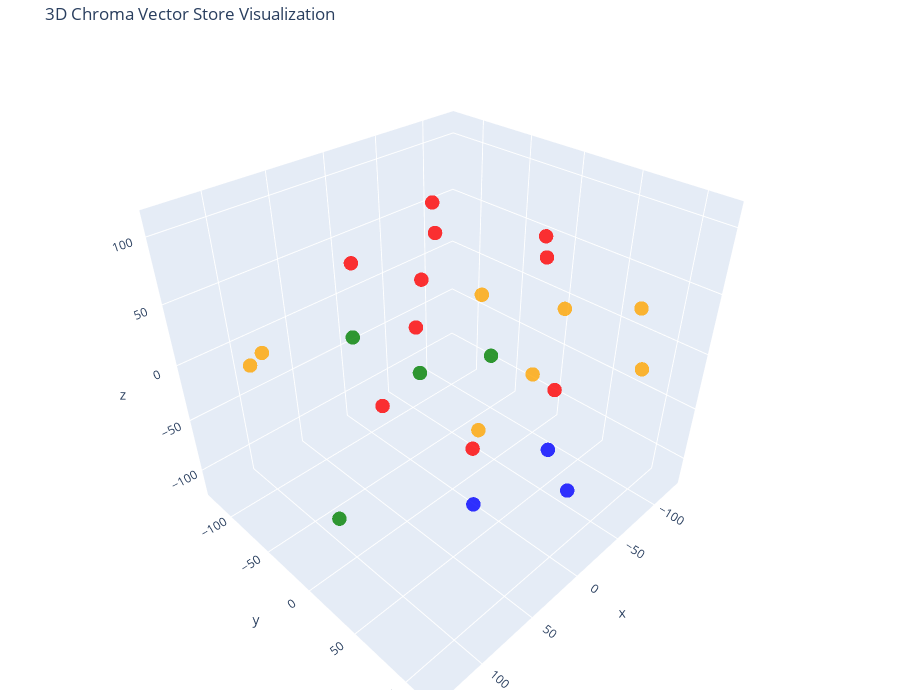

Here is the notebook cell this chart was saved with:
### Code cell
# Let's try 3D!

tsne = TSNE(n_components=3, random_state=42, perplexity=10)
reduced_vectors = tsne.fit_transform(vectors)

# Create the 3D scatter plot
fig = go.Figure(data=[go.Scatter3d(
    x=reduced_vectors[:, 0],
    y=reduced_vectors[:, 1],
    z=reduced_vectors[:, 2],
    mode='markers',
    marker=dict(size=5, color=colors, opacity=0.8),
    text=[f"Type: {t}<br>Text: {d[:100]}..." for t, d in zip(doc_types, documents)],
    hoverinfo='text'
)])

fig.update_layout(
    title='3D Chroma Vector Store Visualization',
    scene=dict(xaxis_title='x', yaxis_title='y', zaxis_title='z'),
    width=900,
    height=700,
    margin=dict(r=20, b=10, l=10, t=40)
)

fig.show()

### Figure 1 — Plotly figure (JSON) as saved in the notebook; plotly's stock layout.template omitted (floating-point values rounded to 4 significant figures)
{"data": [{"hoverinfo": "text", "marker": {"color": ["orange", "orange", "orange", "orange", "orange", "orange", "orange", "orange", "green", "green", "green", "green", "blue", "blue", "blue", "red", "red", "red", "red", "red", "red", "red", "red", "red", "red"], "opacity": 0.8, "size": 5}, "mode": "markers", "text": ["Type: contracts<br>Text: # Collaboration Agreement: Finovia Bank x LoanGuard Analytics\n\n**Effective Date:** July 1, 2023  \n**...", "Type: contracts<br>Text: # Partnership Agreement: Finovia Bank x AlphaPay\n\n**Effective Date:** March 15, 2023  \n**Parties:** ...", "Type: contracts<br>Text: # Partnership Agreement: Finovia Bank x BetaInvest\n\n**Effective Date:** August 1, 2022  \n**Parties:*...", "Type: contracts<br>Text: # Service Agreement: Finovia Bank x NovaSecure\n\n**Effective Date:** September 14, 2023  \n**Purpose:*...", "Type: contracts<br>Text: # Strategic Collaboration: Finovia Bank x Finovate Labs\n\n**Effective Date:** December 5, 2022  \n**Pu...", "Type: contracts<br>Text: # Partnership Agreement: Finovia Bank x QuantumFinance\n\n**Effective Date:** April 25, 2022  \n**Purpo...", "Type: contracts<br>Text: # Partnership Agreement: Finovia Bank x CreditEase\n\n**Effective Date:** May 10, 2021  \n**Parties:** ...", "Type: contracts<br>Text: # Agreement: Finovia Bank x TrustLink Payment Systems\n\n**Effective Date:** January 2, 2024  \n**Purpo...", "Type: services<br>Text: # Service Summary\n## DigitalBanking\n\n### Summary\nDigitalBanking is Finovia’s flagship online and mob...", "Type: services<br>Text: # Service Summary\n## SecureVault\n\n### Summary\nSecureVault is Finovia’s enterprise-grade cybersecurit...", "Type: services<br>Text: # Service Summary\n## SmartLend\n\n### Summary\nSmartLend is Finovia’s AI-driven lending platform offeri...", "Type: services<br>Text: # Service Summary\n## InvestIQ\n\n### Summary\nInvestIQ is Finovia’s digital investment advisory platfor...", "Type: company<br>Text: # Company Overview\n\n**Name:** Finovia Bank  \n**Founded:** 2012  \n**Founder:** Laura Singh  \n**Headqu...", "Type: company<br>Text: # Careers at Finovia Bank\n\nAt Finovia, we believe that finance should empower people, not overwhelm ...", "Type: company<br>Text: # About Finovia Bank\n\nFinovia Bank was founded by Laura Singh in 2012 as a digital-first financial i...", "Type: employees<br>Text: # Employee Profile: Victor Hale\n\n**Position:** Chief Technology Officer  \n**Department:** Technology...", "Type: employees<br>Text: # Employee Profile: Alicia Rivera\n\n**Position:** Chief Operating Officer(COO)\n**Department:** Operat...", "Type: employees<br>Text: # Employee Profile: Marcus Trent\n\n**Position:** Director of Data Science  \n**Department:** Analytics...", "Type: employees<br>Text: # Employee Profile: Maxine Thompson\n\n**Position:** Human Resources Director  \n**Department:** HR  \n*...", "Type: employees<br>Text: # Employee Profile: Elena Brooks\n\n**Position:** Head of Risk and Compliance  \n**Department:** Compli...", "Type: employees<br>Text: # Employee Profile: Samantha Green\n\n**Position:** Senior Investment Analyst  \n**Department:** Wealth...", "Type: employees<br>Text: # Employee Profile: Laura Singh\n\n**Position:** Chief Executive Officer  \n**Department:** Executive L...", "Type: employees<br>Text: # Employee Profile: Daniel Chen\n\n**Position:** Chief Financial Officer  \n**Department:** Finance  \n*...", "Type: employees<br>Text: # Employee Profile: James Porter\n\n**Position:** Lead Software Engineer  \n**Department:** Engineering...", "Type: employees<br>Text: # Employee Profile: Olivia Knight\n\n**Position:** Product Manager – DigitalBanking  \n**Department:** ..."], "type": "scatter3d", "x": [-104.3, 107.4, -123.6, -62.23, 135.0, -68.47, -126.8, -122.2, -19.4, -7.204, -39.36, 129.0, -9.48, 18.01, -43.42, 71.3, 38.88, 39.72, -40.17, 32.54, 59.93, 13.58, 0.3132, -59.57, 52.91], "y": [-7.996, -95.81, 72.29, -30.02, -27.1, 110.4, 2.286, -84.79, -56.91, -126.2, 0.8691, 25.36, 101.7, 39.15, 58.22, 44.19, 3.33, 117.3, -62.11, -68.64, 75.14, -4.103, 74.94, 28.02, -18.19], "z": [-69.86, 1.299, 21.38, -119.6, 58.7, 13.37, -10.25, -30.91, -50.03, -42.16, -14.7, -46.42, -64.69, -103.2, -75.49, 111.0, 46.93, 57.37, 89.08, 64.41, 0.5154, 102.9, 109.9, 86.53, -22.04]}], "layout": {"height": 700, "margin": {"b": 10, "l": 10, "r": 20, "t": 40}, "scene": {"xaxis": {"title": {"text": "x"}}, "yaxis": {"title": {"text": "y"}}, "zaxis": {"title": {"text": "z"}}}, "title": {"text": "3D Chroma Vector Store Visualization"}, "width": 900}}
